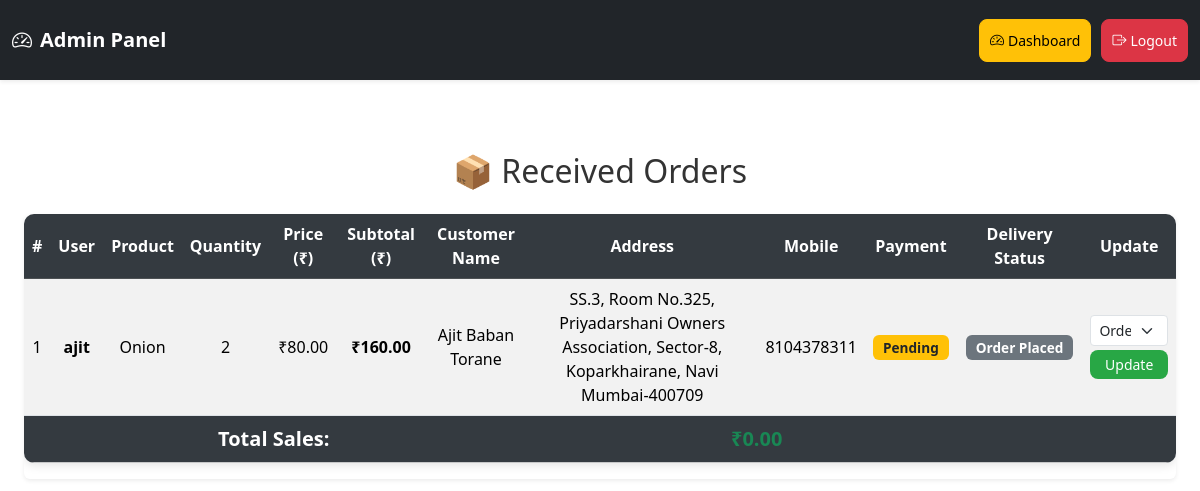
Page /admin/orders (signed in) on the earlier database version.
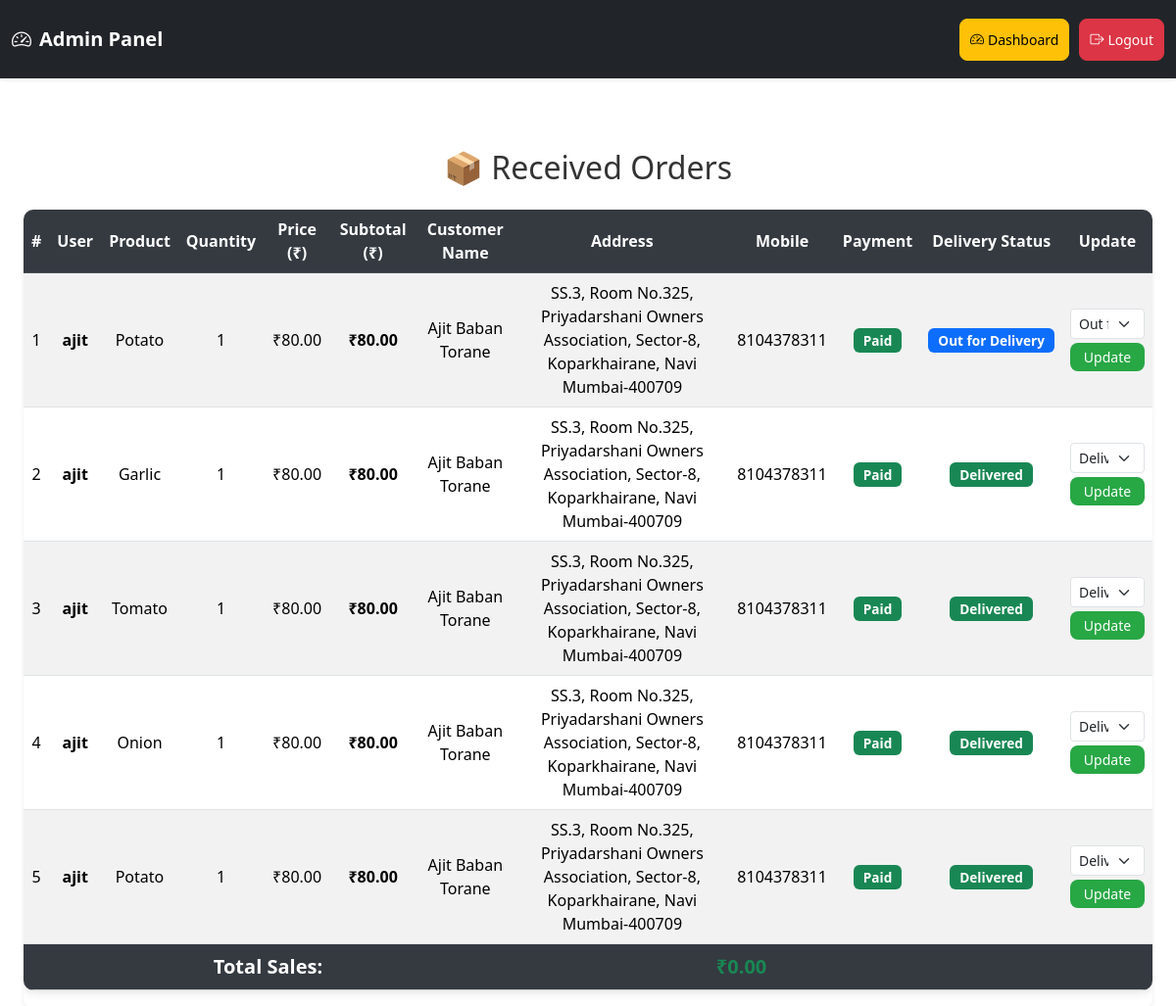
Same page on the later database version.
### app.py (models this page shows)
class Order(db.Model):
    id = db.Column(db.Integer, primary_key=True)
    user_id = db.Column(db.Integer, nullable=False)
    product_id = db.Column(db.Integer, nullable=False)
    quantity = db.Column(db.Integer, default=1)
    customer_name = db.Column(db.String(150))
    address = db.Column(db.Text)
    mobile = db.Column(db.String(15))
    payment_method = db.Column(db.String(20))
    payment_status = db.Column(db.String(20), default="Pending")
    delivery_status = db.Column(
        db.String(30),
        default="Order Placed"
    )

class User(UserMixin, db.Model):
    id = db.Column(db.Integer, primary_key=True)
    username = db.Column(db.String(150), unique=True, nullable=False)
    password = db.Column(db.String(255), nullable=False)
    is_admin = db.Column(db.Boolean, default=False)

class Product(db.Model):
    id = db.Column(db.Integer, primary_key=True)
    name = db.Column(db.String(150), nullable=False)
    price = db.Column(db.Float, nullable=False)
    image = db.Column(db.String(150), nullable=False)
    status = db.Column(db.String(20), default='available')

### app.py (the view)
@app.route('/admin/orders')
@admin_required
def admin_orders():
    orders = Order.query.all()
    products = {p.id: p for p in Product.query.all()}
    users = {u.id: u for u in User.query.all()}
    return render_template('admin_orders.html', orders=orders, products=products, users=users)

### app.py (called while the page is built)
@login_manager.user_loader
def load_user(user_id):
    return db.session.get(User, int(user_id))

def admin_required(f):
    @wraps(f)
    def wrapper(*args, **kwargs):
        if not current_user.is_authenticated or not current_user.is_admin:
            flash("Admin access required!", "danger")
            return redirect(url_for('admin_login'))
        return f(*args, **kwargs)
    return wrapper

@app.context_processor
def inject_cart_count():
    if current_user.is_authenticated and not current_user.is_admin:
        count = Order.query.filter_by(
            user_id=current_user.id,
            payment_status="Pending"
        ).count()
    else:
        count = 0
    return dict(cart_count=count)

### templates/admin_orders.html (shortened to what the changed rows need)
{% extends 'admin_base.html' %}
{% block content %}
<div class="container mt-5">
    <h2 class="mb-4 text-center">📦 Received Orders</h2>
    {% if orders %}
    <div class="table-responsive shadow-sm rounded">
        <table class="table table-striped table-hover align-middle text-center">
            <thead class="table-dark text-white">
                <tr>
                    <th>#</th>
                    <th>User</th>
                    <th>Product</th>
                    <th>Quantity</th>
                    <th>Price (₹)</th>
                    <th>Subtotal (₹)</th>
                    <th>Customer Name</th>
                    <th>Address</th>
                    <th>Mobile</th>
                    <th>Payment</th>
                    <th>Delivery Status</th>
                    <th>Update</th>
                </tr>
            </thead>
            <tbody>
                {% set total_sales = 0 %}
                {% for order in orders %}
                    {% set p = products.get(order.product_id) %}
                    {% set u = users.get(order.user_id) %}
                    {% if p and u %}
                    {% set subtotal = p.price * order.quantity %}
                    {% set total_sales = total_sales + subtotal %}
                    <tr>
                        <td>{{ loop.index }}</td>
                        <td class="fw-semibold">{{ u.username }}</td>
                        <td>{{ p.name }}</td>
                        <td>{{ order.quantity }}</td>
                        <td>₹{{ "%.2f"|format(p.price) }}</td>
                        <td class="fw-bold">₹{{ "%.2f"|format(subtotal) }}</td>
                        <td>{{ order.customer_name or "-" }}</td>
                        <td>{{ order.address or "-" }}</td>
                        <td>{{ order.mobile or "-" }}</td>
                        <td>
                            {% if order.payment_status == "Paid" %}
                                <span class="badge bg-success">Paid</span>
                            {% else %}
                                <span class="badge bg-warning text-dark">Pending</span>
                            {% endif %}
                        </td>
                        <td>
                            {% if order.delivery_status == "Delivered" %}
                                <span class="badge bg-success">Delivered</span>
                            {% elif order.delivery_status == "Out for Delivery" %}
                                <span class="badge bg-primary">Out for Delivery</span>
                            {% elif order.delivery_status == "Packed" %}
                                <span class="badge bg-warning text-dark">Packed</span>
                            {% else %}
                                <span class="badge bg-secondary">Order Placed</span>
                            {% endif %}
                        </td>
                        <td>
                            <form method="POST"
                                  action="{{ url_for('update_delivery', id=order.id) }}">
                                <select name="status" class="form-select form-select-sm">
                                    <option {% if order.delivery_status=="Order Placed" %}selected{% endif %}>
                                        Order Placed
                                    </option>
                                    <option {% if order.delivery_status=="Out for Delivery" %}selected{% endif %}>
                                        Out for Delivery
                                    </option>
                                    <option {% if order.delivery_status=="Delivered" %}selected{% endif %}>
                                        Delivered
                                    </option>
                                </select>
                                <button class="btn btn-sm btn-primary mt-1 w-100">
                                    Update
                                </button>
                            </form>
                        </td>
                    </tr>
                    {% endif %}
                {% endfor %}
            </tbody>
            <tfoot class="table-light">
                <tr>
                    <th colspan="5" class="text-end fs-5">Total Sales:</th>
                    <th colspan="7" class="fs-5 text-success fw-bold">
                        ₹{{ "%.2f"|format(total_sales) }}
                    </th>
                </tr>
            </tfoot>
        </table>
    </div>
    {% else %}
        <div class="alert alert-info text-center p-4 shadow-sm rounded">
            <h5 class="mb-2">No orders received yet.</h5>
            <p>Orders placed by customers will appear here.</p>
        </div>
    {% endif %}
</div>
{% endblock %}

Differences in the rows shown:
removed Order: {{ u.username }} "ajit", {{ p.name }} "Onion", quantity "2", {{ "%.2f"|format(p.price) }} "80.00", subtotal "160.00", customer_name "Ajit Baban Torane", address "SS.3, Room No.325, Priyadarshani Owners Association, Sector-8, Koparkhairane, Navi Mumbai-400709", mobile "8104378311", shows "Pending", shows "Order Placed"
added Order: {{ u.username }} "ajit", quantity "1", subtotal "80.00", customer_name "Ajit Baban Torane", address "SS.3, Room No.325, Priyadarshani Owners Association, Sector-8, Koparkhairane, Navi Mumbai-400709", mobile "8104378311", payment_status "Paid", shows "Out for Delivery", status "Out for Delivery"
now on this page (row unchanged): Product: name "Potato", price "80.00"
added Order: {{ u.username }} "ajit", quantity "1", subtotal "80.00", customer_name "Ajit Baban Torane", address "SS.3, Room No.325, Priyadarshani Owners Association, Sector-8, Koparkhairane, Navi Mumbai-400709", mobile "8104378311", payment_status "Paid", shows "Delivered", status "Delivered"
now on this page (row unchanged): Product: name "Garlic", price "80.00"
added Order: {{ u.username }} "ajit", quantity "1", subtotal "80.00", customer_name "Ajit Baban Torane", address "SS.3, Room No.325, Priyadarshani Owners Association, Sector-8, Koparkhairane, Navi Mumbai-400709", mobile "8104378311", payment_status "Paid", shows "Delivered", status "Delivered"
now on this page (row unchanged): Product: name "Tomato", price "80.00"
added Order: {{ u.username }} "ajit", {{ p.name }} "Onion", quantity "1", {{ "%.2f"|format(p.price) }} "80.00", subtotal "80.00", customer_name "Ajit Baban Torane", address "SS.3, Room No.325, Priyadarshani Owners Association, Sector-8, Koparkhairane, Navi Mumbai-400709", mobile "8104378311", payment_status "Paid", shows "Delivered", status "Delivered"
added Order: {{ u.username }} "ajit", quantity "1", subtotal "80.00", customer_name "Ajit Baban Torane", address "SS.3, Room No.325, Priyadarshani Owners Association, Sector-8, Koparkhairane, Navi Mumbai-400709", mobile "8104378311", payment_status "Paid", shows "Delivered", status "Delivered"
